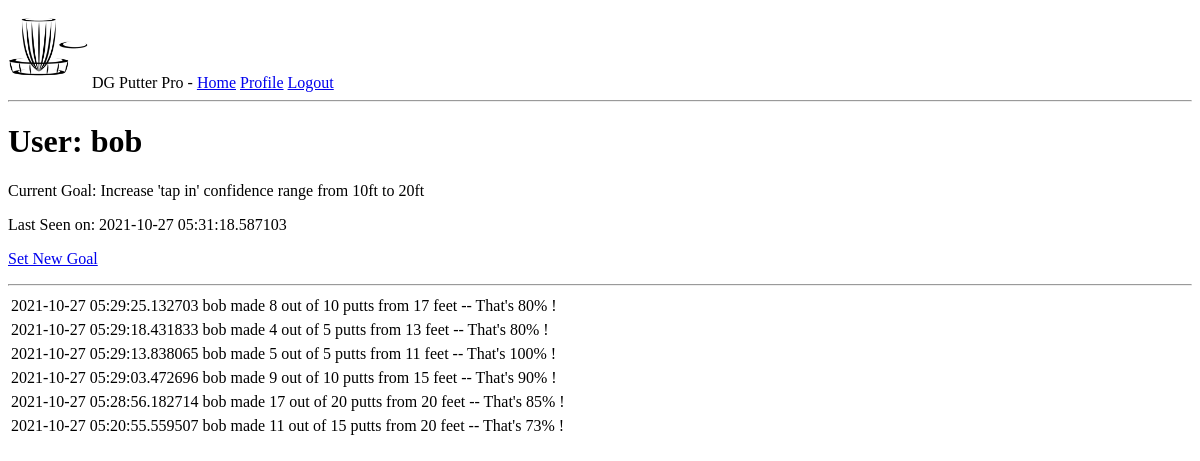
The page /user/bob (signed in) on the database as committed earlier.
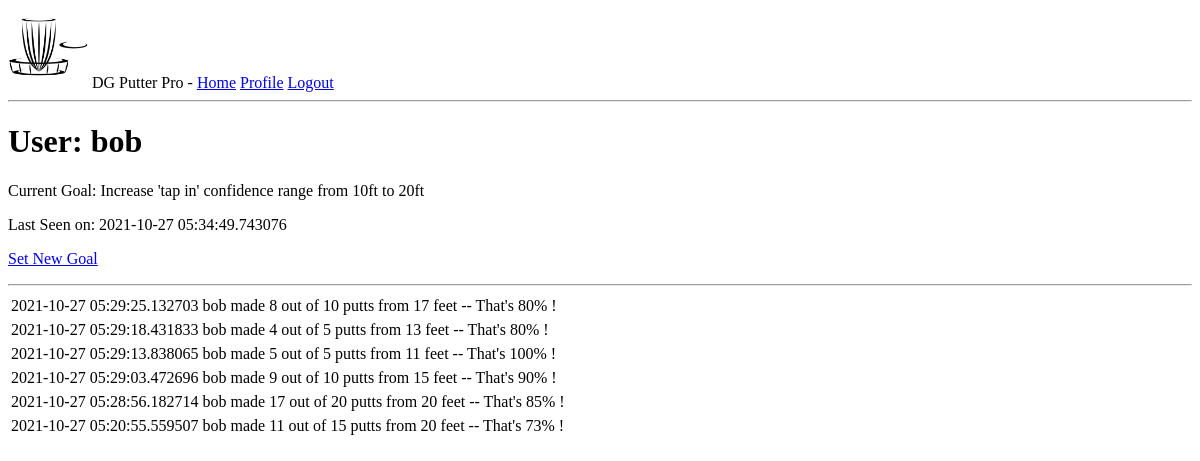
The same page on the database as committed later.
### app/models.py (models this page shows, shortened)
class User(UserMixin, db.Model):
    id = db.Column(db.Integer, primary_key=True)
    username = db.Column(db.String(64), index=True, unique=True)
    email = db.Column(db.String(120), index=True, unique=True)
    password_hash = db.Column(db.String(128))
    drills = db.relationship('Drill', backref='user', lazy='dynamic')
    current_goal = db.Column(db.String(140))
    last_seen = db.Column(db.DateTime, default=datetime.utcnow)

class Drill(db.Model):
    id = db.Column(db.Integer, primary_key=True)
    user_id = db.Column(db.Integer, db.ForeignKey('user.id'))
    timestamp = db.Column(db.DateTime, index=True, default=datetime.utcnow)
    putt_distance = db.Column(db.Integer)
    number_attempts = db.Column(db.Integer)
    number_putts_made = db.Column(db.Integer)
    CheckConstraint(number_putts_made <= number_attempts)

### app/routes.py (the view)
@app.route('/user/<username>')
@login_required
def user(username):
    user = User.query.filter_by(username=username).first_or_404()
    drills = user.drills.order_by(Drill.timestamp.desc())
    return render_template('user.html', user=user, drills=drills)

### app/models.py (called while the page is built)
@login.user_loader
def load_user(id):
    return User.query.get(int(id))

### app/routes.py (called while the page is built)
@app.before_request
def before_request():
    if current_user.is_authenticated:
        current_user.last_seen = datetime.utcnow()
        db.session.commit()

### app/templates/user.html
{% extends "base.html" %}
{% block content %}
    <h1>User: {{ user.username }}</h1>
    {% if user.current_goal %}<p>Current Goal: {{ user.current_goal }}</p>{% endif %}
    {% if user.last_seen %}<p>Last Seen on: {{ user.last_seen }}</p>{% endif %}
    {% if user == current_user %}
        <p><a href="{{ url_for('edit_goal') }}">Set New Goal</a> </p>
    {% endif %}
    <hr>
    {% for drill in drills %}
        {% include '_drill.html' %}
    {% endfor %}
{% endblock %}

### app/templates/base.html (shortened to what this page needs)
<!doctype html>
<html>
    <head>
    </head>
    <body>
        <div>
            <img src="/static/images/dg-basket-1.png", width="80", height="80">
            DG Putter Pro -
            <a href="{{ url_for('index') }}">Home</a>
            {% if current_user.is_anonymous %}
            <a href="{{ url_for('login') }}">Login</a>
            {% else %}
            <a href="{{ url_for('user', username=current_user.username) }}">Profile</a>
            <a href="{{ url_for('logout') }}">Logout</a>
            {% endif %}
        </div>
        <hr>
        {% block content %}{% endblock %}
    </body>
</html>

### app/templates/_drill.html
<table>
    <tr valign="top">
        <td>
            {{ drill.timestamp }} {{ drill.user.username }} made {{ drill.number_putts_made }}
            out of {{ drill.number_attempts }} putts
            from {{ drill.putt_distance }} feet --
            That's {{ (drill.number_putts_made / drill.number_attempts * 100) |round|int}}% !
        </td>
    </tr>
</table>

Rows that differ between the two databases and show on the page:
changed User "bob": last_seen "2021-10-27 05:31:18.587103" → "2021-10-27 05:34:49.743076"
